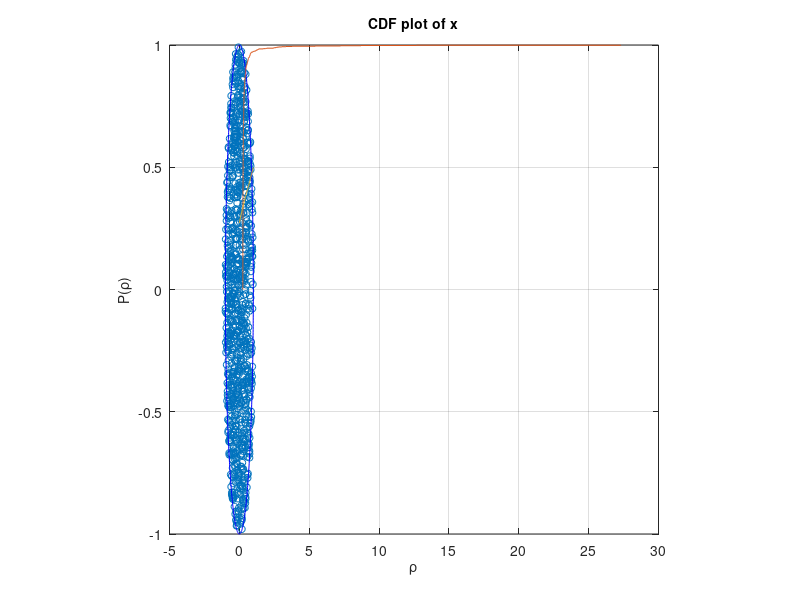

Recreate this plot in MATLAB. (Note: this script raises an error after producing the figure.)
%% generation of k users 
% Create a random set of coordinates in a circle.
% First define parameters that define the number of points and the circle.
K=1000
r=1;
x0=0;
y0=0;
rho=r*sqrt(rand(1,K));
mu=2*pi*rand(1,K);
x=x0+rho.*cos(mu);
y=y0+rho.*sin(mu);



angles = linspace(0, 2*pi, 500);
rx = r*cos(angles) ;
ry = r*sin(angles) ;

% Now display our random set of points in a figure.
plot(x,y, 'o', 'MarkerSize', 5)
hold on;
plot(rx, ry, 'b-')
axis square;
grid on;
% Enlarge figure to full screen.
%set(gcf, 'units','normalized','outerposition',[0 0 1 1]);
fontSize = 10; 
xlabel('X', 'FontSize', fontSize);
ylabel('Y', 'FontSize', fontSize);
title('Random Locations Within a Circle', 'FontSize', fontSize);

%% Generating a channale coefficent g 
beta=3.6;
alpha=10^13.6;
gain_antenna=2;%db
P=10;%watt
L=10^0.7;%db
R=128*1000;%bit/s
G=2;
gamma_b=10^(2.8/10);%db
W=3.84*10^6;%chip/s
theta=0.4;
bandwith=5*10^6;%HZ
spectral_density_noise=-174;%dbm/hz


N=10^(spectral_density_noise/10)*bandwith/10^(3);

s=10.^(normrnd(0,3.5,1,K)./10);
l=alpha.*(rho.^beta);
h=exprnd(2,1,K);

g=(G.*h.*s)./(l.*L);

gamma_c=gamma_b*R/W;
transmitted_power=((theta*gamma_c)/(1+theta*gamma_c))*P + (((gamma_c*N)/(1+theta*gamma_c))./g);

cdfplot(transmitted_power)
percentile_90=prctile(transmitted_power,90);
median=prctile(transmitted_power,50);

%%Performance evaluation using Erlang method
%1.3.1
M=floor(P/median);
maximal_erlang_capacity=25;
%1.3.2
M_90=floor(P/percentile_90);
maximal_erlang_capacity_90=13;

%% Accounting for inter-cell interference
Rc=1;
F=pi/(sqrt(3)*(beta-2))*((rho/Rc).^beta).*((2-rho/Rc).^(2-beta));
m=100;
interference_ro=zeros(1,m);

for i=1:m
    interference_power=transmitted_power+(gamma_c/1+theta*gamma_c)*(i/m)*P.*F;
    interference_ro(i)=prctile(interference_power,50);
end
plot([1:m]/m,interference_ro)
xlabel('\rho', 'FontSize', fontSize);
ylabel('P(\rho)', 'FontSize', fontSize);


%% 2.2

ro_tab=zeros(1,m);
for E=1:m
    syms ro
    eqn= ro==E*prctile(transmitted_power+(gamma_c/1+theta*gamma_c)*(ro)*P.*F,50)/P;
    
    ro_tab(E)=solve(eqn,ro);
end

plot(ro_tab)
    




















   

